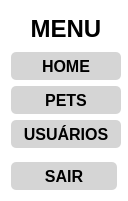
         <widget class="QFrame" name="fr_menu_cadUser">
          <property name="sizePolicy">
           <sizepolicy hsizetype="Fixed" vsizetype="Fixed">
            <horstretch>0</horstretch>
            <verstretch>0</verstretch>
           </sizepolicy>
          </property>
          <property name="minimumSize">
           <size>
            <width>128</width>
            <height>201</height>
           </size>
          </property>
          <property name="maximumSize">
           <size>
            <width>128</width>
            <height>201</height>
           </size>
          </property>
          <property name="styleSheet">
           <string notr="true">background-color: rgb(255, 255, 255);
border-radius: 5px;</string>
          </property>
          <property name="frameShape">
           <enum>QFrame::StyledPanel</enum>
          </property>
          <property name="frameShadow">
           <enum>QFrame::Raised</enum>
          </property>
          <layout class="QGridLayout" name="gridLayout_14">
           <item row="2" column="0">
            <widget class="QPushButton" name="bt_home_cadUser">
             <property name="sizePolicy">
              <sizepolicy hsizetype="Fixed" vsizetype="Fixed">
               <horstretch>0</horstretch>
               <verstretch>0</verstretch>
              </sizepolicy>
             </property>
             <property name="minimumSize">
              <size>
               <width>110</width>
               <height>28</height>
              </size>
             </property>
             <property name="font">
              <font>
               <family>Yu Gothic UI</family>
               <pointsize>12</pointsize>
               <weight>75</weight>
               <bold>true</bold>
              </font>
             </property>
             <property name="cursor">
              <cursorShape>PointingHandCursor</cursorShape>
             </property>
             <property name="styleSheet">
              <string notr="true">QPushButton{
	
	background-color: rgb(213, 213, 213);
	border-radius: 5px;
}

QPushButton:hover{
	
	background-color: rgb(190, 190, 190);
	color: rgb(255, 255, 255);
}
</string>
             </property>
             <property name="text">
              <string>HOME</string>
             </property>
            </widget>
           </item>
           <item row="5" column="0">
            <spacer name="sp_menu_cadUser">
             <property name="orientation">
              <enum>Qt::Vertical</enum>
             </property>
             <property name="sizeHint" stdset="0">
              <size>
               <width>20</width>
               <height>40</height>
              </size>
             </property>
            </spacer>
           </item>
           <item row="1" column="0">
            <widget class="QLabel" name="lb_menu_cadUser">
             <property name="sizePolicy">
              <sizepolicy hsizetype="Fixed" vsizetype="Fixed">
               <horstretch>0</horstretch>
               <verstretch>0</verstretch>
              </sizepolicy>
             </property>
             <property name="minimumSize">
              <size>
               <width>110</width>
               <height>35</height>
              </size>
             </property>
             <property name="font">
              <font>
               <family>Yu Gothic UI</family>
               <pointsize>18</pointsize>
               <weight>75</weight>
               <bold>true</bold>
              </font>
             </property>
             <property name="styleSheet">
              <string notr="true"/>
             </property>
             <property name="text">
              <string>MENU</string>
             </property>
             <property name="alignment">
              <set>Qt::AlignCenter</set>
             </property>
            </widget>
           </item>
           <item row="7" column="0">
            <widget class="QPushButton" name="bt_sair_cadUser">
             <property name="minimumSize">
              <size>
               <width>80</width>
               <height>28</height>
              </size>
             </property>
             <property name="font">
              <font>
               <family>Yu Gothic UI</family>
               <pointsize>12</pointsize>
               <weight>75</weight>
               <bold>true</bold>
              </font>
             </property>
             <property name="cursor">
              <cursorShape>PointingHandCursor</cursorShape>
             </property>
             <property name="styleSheet">
              <string notr="true">QPushButton{
	
	background-color: rgb(213, 213, 213);
	border-radius: 5px;
}

QPushButton:hover{
	
	background-color: rgb(190, 190, 190);
}</string>
             </property>
             <property name="text">
              <string>SAIR</string>
             </property>
             <property name="icon">
              <iconset>
               <normaloff>../img/sair.png</normaloff>../img/sair.png</iconset>
             </property>
             <property name="iconSize">
              <size>
               <width>15</width>
               <height>15</height>
              </size>
             </property>
            </widget>
           </item>
           <item row="3" column="0">
            <widget class="QPushButton" name="bt_pets_cadUser">
             <property name="sizePolicy">
              <sizepolicy hsizetype="Fixed" vsizetype="Fixed">
               <horstretch>0</horstretch>
               <verstretch>0</verstretch>
              </sizepolicy>
             </property>
             <property name="minimumSize">
              <size>
               <width>110</width>
               <height>28</height>
              </size>
             </property>
             <property name="font">
              <font>
               <family>Yu Gothic UI</family>
               <pointsize>12</pointsize>
               <weight>75</weight>
               <bold>true</bold>
              </font>
             </property>
             <property name="cursor">
              <cursorShape>PointingHandCursor</cursorShape>
             </property>
             <property name="styleSheet">
              <string notr="true">QPushButton{
	
	background-color: rgb(213, 213, 213);
	border-radius: 5px;
}

QPushButton:hover{
	
	background-color: rgb(190, 190, 190);
	color: rgb(255, 255, 255);
}</string>
             </property>
             <property name="text">
              <string>PETS</string>
             </property>
            </widget>
           </item>
           <item row="4" column="0">
            <widget class="QPushButton" name="bt_usuarios_cadUser">
             <property name="sizePolicy">
              <sizepolicy hsizetype="Fixed" vsizetype="Fixed">
               <horstretch>0</horstretch>
               <verstretch>0</verstretch>
              </sizepolicy>
             </property>
             <property name="minimumSize">
              <size>
               <width>110</width>
               <height>28</height>
              </size>
             </property>
             <property name="font">
              <font>
               <family>Yu Gothic UI</family>
               <pointsize>12</pointsize>
               <weight>75</weight>
               <bold>true</bold>
              </font>
             </property>
             <property name="cursor">
              <cursorShape>PointingHandCursor</cursorShape>
             </property>
             <property name="styleSheet">
              <string notr="true">QPushButton{
	
	background-color: rgb(213, 213, 213);
	border-radius: 5px;
}

QPushButton:hover{
	
	background-color: rgb(190, 190, 190);
	color: rgb(255, 255, 255);
}</string>
             </property>
             <property name="text">
              <string>USUÁRIOS</string>
             </property>
            </widget>
           </item>
          </layout>
         </widget>
